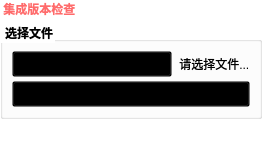
 <widget class="QWidget" name="tab_4">
 <attribute name="title">
 <string>集成版本检查</string>
 </attribute>
 <property name="styleSheet">
 <string notr="true">background: transparent;</string>
 </property>
 <layout class="QVBoxLayout" name="checkVersionPageLayout">
 <property name="spacing">
 <number>4</number>
 </property>
 <property name="leftMargin">
 <number>0</number>
 </property>
 <property name="topMargin">
 <number>0</number>
 </property>
 <property name="rightMargin">
 <number>0</number>
 </property>
 <property name="bottomMargin">
 <number>0</number>
 </property>
 <item>
 <widget class="QLabel" name="checkVersionPageTitle">
 <property name="font">
 <font>
 <family>Microsoft YaHei UI</family>
 <pointsize>9</pointsize>
 <bold>true</bold>
 </font>
 </property>
 <property name="styleSheet">
 <string notr="true">color: #ff6b6b; background: transparent;</string>
 </property>
 <property name="text">
 <string> 集成版本检查</string>
 </property>
 </widget>
 </item>
 <item>
 <widget class="QGroupBox" name="checkVersionGroupBox">
 <property name="font">
 <font>
 <family>Microsoft YaHei UI</family>
 <pointsize>9</pointsize>
 <bold>true</bold>
 </font>
 </property>
 <property name="title">
 <string> 选择文件</string>
 </property>
 <layout class="QVBoxLayout" name="checkVersionMainLayout">
 <property name="spacing">
 <number>4</number>
 </property>
 <item>
 <layout class="QHBoxLayout" name="selectFileLayout">
 <property name="spacing">
 <number>4</number>
 </property>
 <item>
 <widget class="QPushButton" name="select_releasenote_excel_button">
 <property name="sizePolicy">
 <sizepolicy hsizetype="Fixed" vsizetype="Fixed">
 <horstretch>0</horstretch>
 <verstretch>0</verstretch>
 </sizepolicy>
 </property>
 <property name="minimumSize">
 <size>
 <width>160</width>
 <height>22</height>
 </size>
 </property>
 <property name="font">
 <font>
 <family>Microsoft YaHei UI</family>
 <pointsize>9</pointsize>
 </font>
 </property>
 <property name="text">
 <string> 选择集成清单</string>
 </property>
 </widget>
 </item>
 <item>
 <widget class="QLabel" name="releasenote_file_name_view">
 <property name="sizePolicy">
 <sizepolicy hsizetype="Expanding" vsizetype="Preferred">
 <horstretch>0</horstretch>
 <verstretch>0</verstretch>
 </sizepolicy>
 </property>
 <property name="minimumSize">
 <size>
 <width>0</width>
 <height>22</height>
 </size>
 </property>
 <property name="font">
 <font>
 <family>Microsoft YaHei UI</family>
 <pointsize>9</pointsize>
 </font>
 </property>
 <property name="text">
 <string> 请选择文件...</string>
 </property>
 <property name="wordWrap">
 <bool>true</bool>
 </property>
 </widget>
 </item>
 </layout>
 </item>
 <item>
 <widget class="QPushButton" name="start_check_button">
 <property name="minimumSize">
 <size>
 <width>0</width>
 <height>22</height>
 </size>
 </property>
 <property name="font">
 <font>
 <family>Microsoft YaHei UI</family>
 <pointsize>9</pointsize>
 <bold>true</bold>
 </font>
 </property>
 <property name="text">
 <string> 开始检查</string>
 </property>
 </widget>
 </item>
 </layout>
 </widget>
 </item>
 <item>
 <spacer name="checkVersionPageSpacer">
 <property name="orientation">
 <enum>Qt::Vertical</enum>
 </property>
 <property name="sizeHint" stdset="0">
 <size>
 <width>20</width>
 <height>22</height>
 </size>
 </property>
 </spacer>
 </item>
 </layout>
 </widget>
